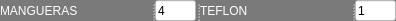
              <widget class="QSplitter" name="splitter_11">
               <property name="styleSheet">
                <string notr="true">background-color: rgb(122, 122, 122);
</string>
               </property>
               <property name="orientation">
                <enum>Qt::Horizontal</enum>
               </property>
               <widget class="QLabel" name="label_33">
                <property name="minimumSize">
                 <size>
                  <width>151</width>
                  <height>21</height>
                 </size>
                </property>
                <property name="maximumSize">
                 <size>
                  <width>151</width>
                  <height>16777215</height>
                 </size>
                </property>
                <property name="styleSheet">
                 <string notr="true">color: rgb(255, 255, 255);
font: 75 italic 8pt &quot;Arial&quot;;</string>
                </property>
                <property name="text">
                 <string>MANGUERAS</string>
                </property>
               </widget>
               <widget class="QLineEdit" name="mangueras">
                <property name="minimumSize">
                 <size>
                  <width>41</width>
                  <height>21</height>
                 </size>
                </property>
                <property name="maximumSize">
                 <size>
                  <width>41</width>
                  <height>21</height>
                 </size>
                </property>
                <property name="styleSheet">
                 <string notr="true">background-color: rgb(255, 255, 255);</string>
                </property>
                <property name="text">
                 <string>4</string>
                </property>
               </widget>
               <widget class="QLabel" name="label_29">
                <property name="minimumSize">
                 <size>
                  <width>151</width>
                  <height>21</height>
                 </size>
                </property>
                <property name="maximumSize">
                 <size>
                  <width>151</width>
                  <height>16777215</height>
                 </size>
                </property>
                <property name="styleSheet">
                 <string notr="true">color: rgb(255, 255, 255);
font: 75 italic 8pt &quot;Arial&quot;;</string>
                </property>
                <property name="text">
                 <string>TEFLON</string>
                </property>
               </widget>
               <widget class="QLineEdit" name="teflon">
                <property name="minimumSize">
                 <size>
                  <width>41</width>
                  <height>21</height>
                 </size>
                </property>
                <property name="maximumSize">
                 <size>
                  <width>41</width>
                  <height>21</height>
                 </size>
                </property>
                <property name="styleSheet">
                 <string notr="true">background-color: rgb(255, 255, 255);</string>
                </property>
                <property name="text">
                 <string>1</string>
                </property>
               </widget>
              </widget>
